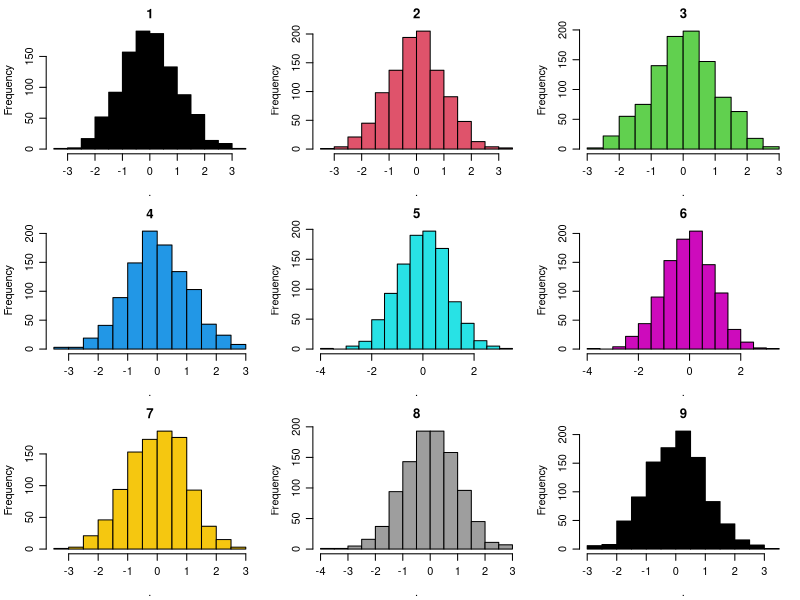
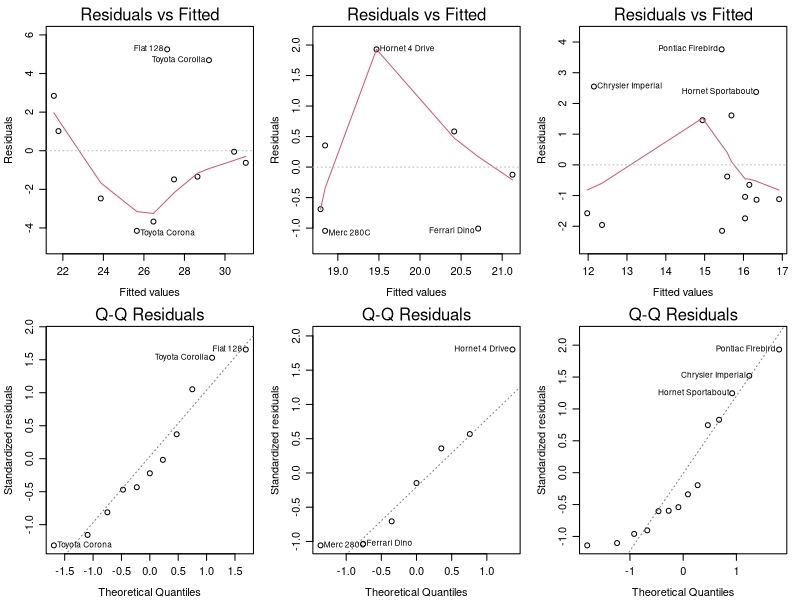

These figures' R source, in order:
## ---- chunk 1
#| output: false
library(dplyr)
library(purrr)
## ---- chunk 2
par(mfrow=c(3, 3), mar=c(3.5, 3.5, 2, 1), mgp=c(2.4, 0.8, 0))
map(1:9, function(i)rnorm(1000) %>% hist(., main=i, col=i))
## ---- chunk 3
par(mfcol=c(2, 3), mar=c(3.5, 3.5, 2, 1), mgp=c(2.4, 0.8, 0))
mtcars %>%
  split(.$cyl) %>%
  map(~ lm(mpg ~ wt, data = .x)) %>%
  map(function(x)plot(x, which=c(1, 2)))
